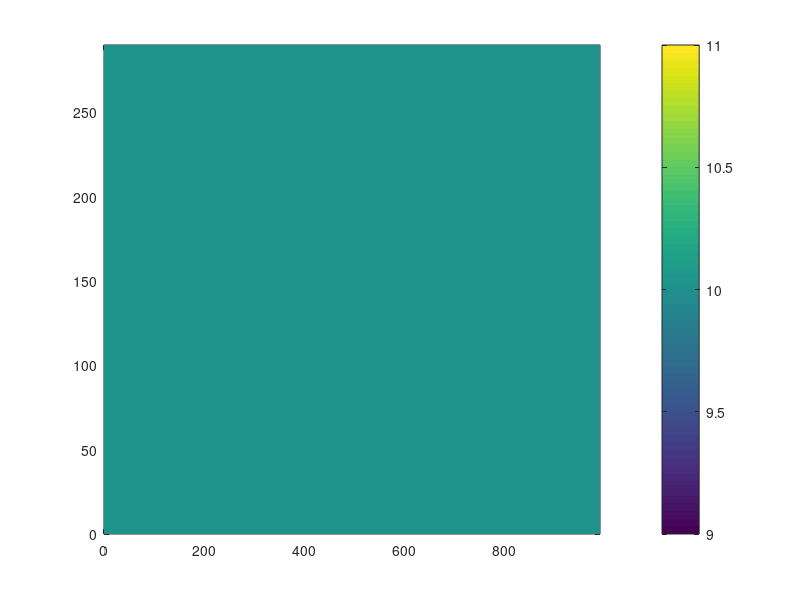

Write the MATLAB code that produced this figure. (Note: this script raises an error after producing the figure.)
clear all

m=100;
n=30;
dx=10.0;
x=[0:m-1]*dx;
y=(0:n-1)*dx;
dep=zeros([n,m]);
dep(:,:)=10.0;

dep_shallow=10.0;
dep_deep=10.0;

for j=1:n
    for i=1:m
     dep(j,i)=dep_deep-(dep_deep-dep_shallow)*(j-1.)/(n-1.0);
    end
end

pcolor(x,y,dep),shading flat
colorbar
save -ASCII depth.txt dep